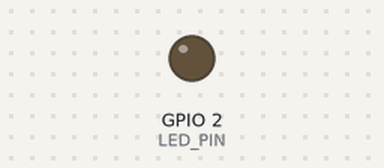
Recording of a sketch running on a simulated ESP32. Parts: output pins drawn as LEDs (lit = HIGH). WiFi joins after 1.5 s; servers stay silent unless stated; what the sketch prints to the serial monitor is not drawn.

Above: at 7.2 s.
At 11.75 s:
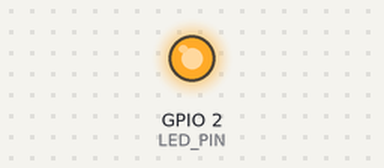
Timing chart, 0 to 12.6 s (numbered marks = the images above):
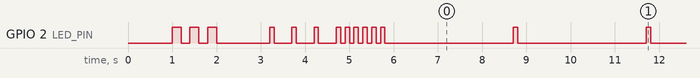

The sketch:

wifi_led_test.ino
```cpp
/*
 * ESP32 WiFi + LED Test
 *
 * This program tests basic connectivity and LED functionality.
 * It will:
 * 1. Flash the LED to confirm hardware works
 * 2. Try to connect to WiFi
 * 3. Indicate connection status with the LED
 */

#include <WiFi.h>
#include "esp_wifi.h"

// WiFi credentials - CHANGE THESE!
const char* ssid = "madhur";     // Replace with your actual WiFi name
const char* password = "12345678";  // Replace with your actual WiFi password

// LED pin on ESP32 ThingzMini
const int LED_PIN = 2;

void setup() {
  // Initialize serial
  Serial.begin(115200);
  delay(1000);

  Serial.println("\n=== ESP32 ThingzMini WiFi + LED Test ===");

  // Set up LED
  pinMode(LED_PIN, OUTPUT);

  // Flash LED 3 times to confirm hardware
  Serial.println("Testing LED...");
  for (int i = 0; i < 3; i++) {
    digitalWrite(LED_PIN, HIGH);
    delay(200);
    digitalWrite(LED_PIN, LOW);
    delay(200);
  }
  Serial.println("LED test complete");

  // Connect to WiFi
  connectToWiFi();
}

void loop() {
  // If connected, flash LED once every 3 seconds
  if (WiFi.status() == WL_CONNECTED) {
    digitalWrite(LED_PIN, HIGH);
    delay(100);
    digitalWrite(LED_PIN, LOW);
    delay(2900);
  }
  // If not connected, flash LED rapidly to indicate error
  else {
    for (int i = 0; i < 5; i++) {
      digitalWrite(LED_PIN, HIGH);
      delay(100);
      digitalWrite(LED_PIN, LOW);
      delay(100);
    }
    delay(1000);

    // Try to reconnect
    connectToWiFi();
  }
}

void connectToWiFi() {
  Serial.print("Connecting to WiFi network: ");
  Serial.println(ssid);

  // Disconnect from any previous connection
  WiFi.disconnect(true);
  delay(1000);

  // Set WiFi mode
  WiFi.mode(WIFI_STA);

  // Disable power saving for better stability
  esp_wifi_set_ps(WIFI_PS_NONE);

  // Begin connection
  WiFi.begin(ssid, password);

  // Flash LED slowly while connecting
  unsigned long startTime = millis();
  while (WiFi.status() != WL_CONNECTED && millis() - startTime < 20000) {
    digitalWrite(LED_PIN, HIGH);
    delay(100);
    digitalWrite(LED_PIN, LOW);
    delay(400);
    Serial.print(".");
  }
  Serial.println();

  // Check connection result
  if (WiFi.status() == WL_CONNECTED) {
    Serial.println("WiFi connected successfully!");
    Serial.print("IP address: ");
    Serial.println(WiFi.localIP());
    Serial.print("Signal strength: ");
    Serial.print(WiFi.RSSI());
    Serial.println(" dBm");

    // Flash LED rapidly to indicate success
    for (int i = 0; i < 5; i++) {
      digitalWrite(LED_PIN, HIGH);
      delay(100);
      digitalWrite(LED_PIN, LOW);
      delay(100);
    }
  } else {
    Serial.println("Failed to connect to WiFi!");
  }
}
```

Measured:
- by itself, GPIO 2 (LED_PIN): HIGH → LOW at 1.2 s, → HIGH 0.20 s later, → LOW 0.20 s later, → HIGH 0.20 s later, … (105 changes in this stretch)
